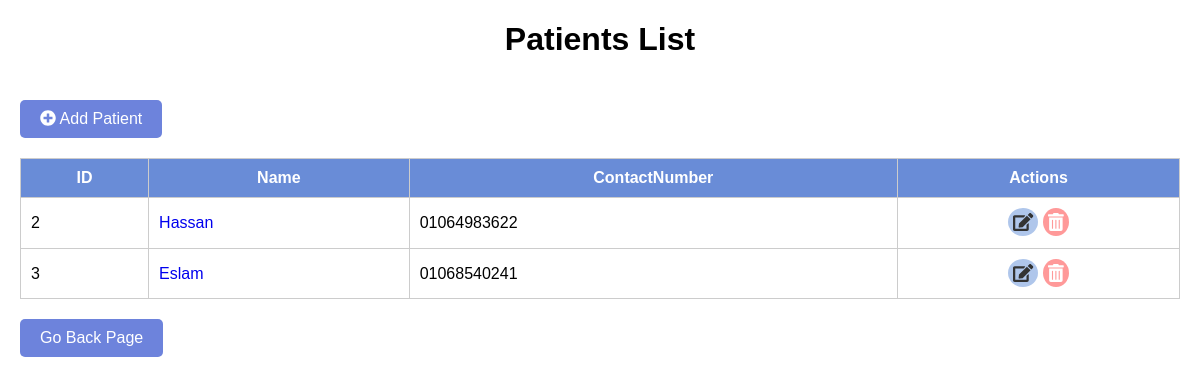
The app's page /patients/, older data.
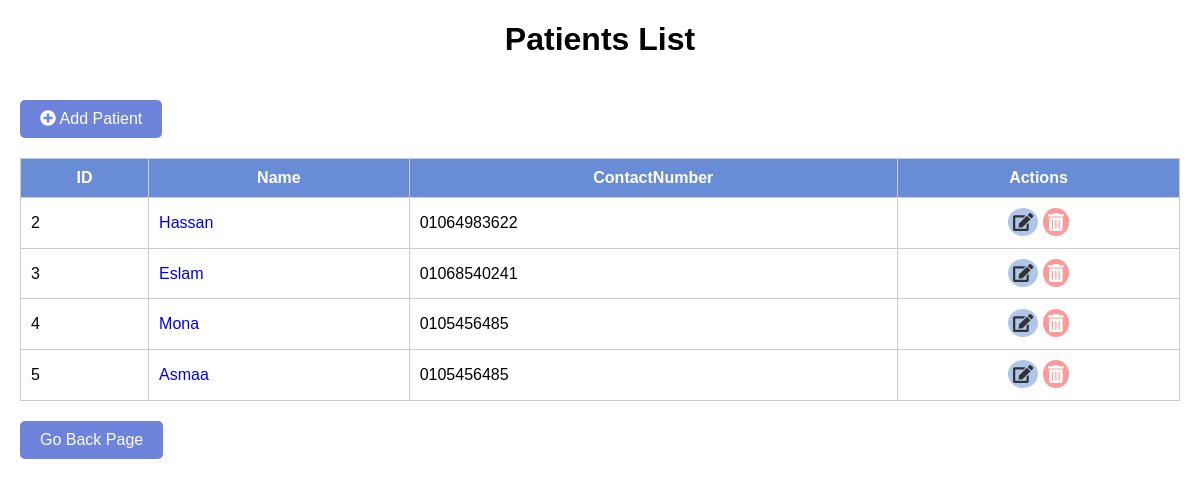
The same page, newer data.
### hospital_app/models.py (models this page shows, shortened)
class Patient(models.Model):
    FirstName = models.CharField(max_length=100)
    LastName = models.CharField(max_length=100)
    DateOfBirth = models.DateField(default='yy-mm-dd')
    Gender = models.CharField(max_length=3,choices=[('F',"Female"),('M',"Male")],default='M')
    Address = models.TextField()
    ContactNumber = models.CharField(max_length=20)
    Email = models.EmailField()

### hospital_app/views.py (the view)
# urls.py: path('patients/', list_patients),
def list_patients(request):
    data = Patient.objects.all()
    return render(request, 'list_patient.html', {'context':data})

### hospital_app/templates/list_patient.html (shortened to what this page needs)
<!DOCTYPE html>
<html lang="en">
<head>
    <link rel="stylesheet" href="https://cdnjs.cloudflare.com/ajax/libs/font-awesome/5.15.3/css/all.min.css">
</head>
<body>
    <h1>Patients List</h1>
    <a href="create_patient">
        <button class="add-doctor-btn">
            <i class="fas fa-plus-circle"></i> Add Patient
        </button>
    </a>
    <table>
        <thead>
            <tr>
                <th>ID</th>
                <th>Name</th>
                <th>ContactNumber</th>
                <th>Actions</th>
            </tr>
        </thead>
        <tbody>
            {% for patient in context %}
            <tr>
                <td>{{ patient.id }}</td>
                <td><a href="{{patient.id}}">{{ patient.FirstName }}</a></td>
                <td>{{ patient.ContactNumber }}</td>
                <td class="actions">
                    <a href='{{patient.id}}/edit_patient'
                        onclick="return confirm('Are you sure you want to edit this doctor?')">
                        <i class="fas fa-edit edit-btn"></i>
                    </a>
                    <a href='{{patient.id}}/delete_patient'
                        onclick="return confirm('Are you sure you want to delete this doctor?')">
                        <i class="fas fa-trash-alt delete-btn"></i>
                    </a>
                </td>
            </tr>
            {% endfor %}
        </tbody>
    </table>
    <button class="go-back-btn" onclick="goBack()">Go Back Page</button>
</body>
</html>

Row changes from the older to the newer data that the page shows:
added Patient: id "4", FirstName "Mona", ContactNumber "0105456485"
added Patient: id "5", FirstName "Asmaa", ContactNumber "0105456485"
